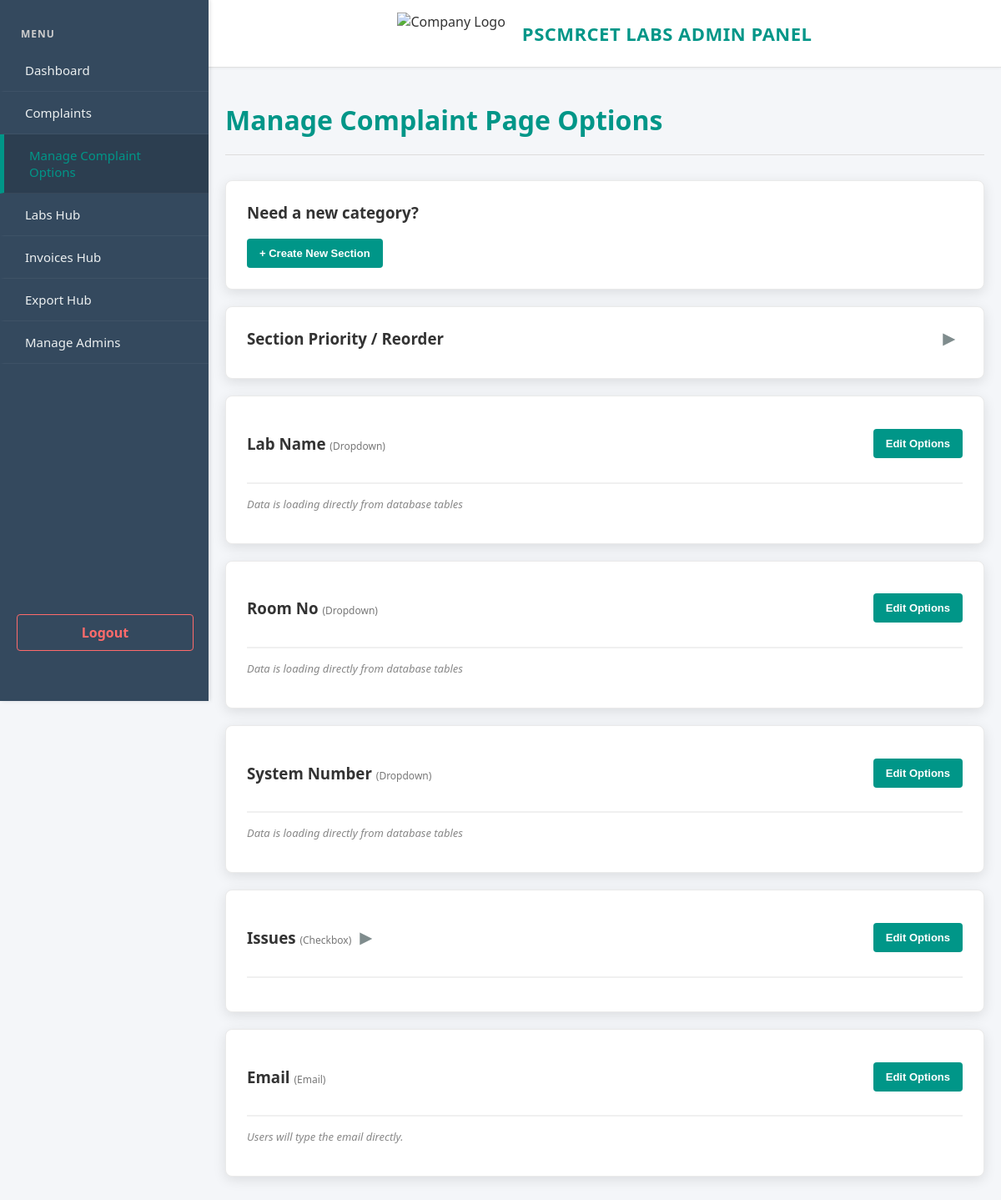
Page /manage_config.php (signed in) on the committed database.
### tables this page shows
CREATE TABLE `dynamic_sections` (
  `id` int(11) NOT NULL,
  `section_title` varchar(255) NOT NULL,
  `column_name` varchar(255) NOT NULL,
  `input_type` varchar(50) NOT NULL,
  `display_order` int(11) DEFAULT 0,
  `is_unique` tinyint(1) DEFAULT 0,
  `created_at` timestamp NOT NULL DEFAULT current_timestamp()
);

### manage_config.php (the view, shortened to what this page needs)
<?php
require 'auth_session.php';
$meta_table = "dynamic_sections";
include 'header.php';
?>
<h1><strong>Manage Complaint Page Options</strong></h1>
<hr>
<div class="create-section-box">
    <h3 style="margin-top:0;">Need a new category?</h3>
    <button class="btn-toggle" onclick="toggle('new_sec_form_config')">+ Create New Section</button>
</div>
<div class="priority-box">
    <div style="display:flex; justify-content:space-between; align-items:center; margin-bottom:10px;">
        <h3 style="margin:0;">Section Priority / Reorder</h3>
        <button class="btn-arrow" onclick="toggleList('prio_list_config', this)">&#9654;</button>
    </div>
        <?php
        $all_secs = [];
        $res = mysqli_query($conn, "SELECT * FROM $meta_table ORDER BY display_order ASC");
        while($row = mysqli_fetch_assoc($res)) { $all_secs[] = $row; }
        ?>
</div>
<div class="row">
    <?php foreach($all_secs as $sec) {
        $title = $sec['section_title']; $col = $sec['column_name'];
        $sid = $sec['id']; $table = $col; $type = $sec['input_type'];
        $act_id="act_$sid"; $ren_id="ren_$sid"; $add_id="add_$sid"; $list_id="list_$sid";
        $is_external_data = in_array($col, ['lab_name', 'system_number', 'room_no', 'room_number']);
    ?>
        <div class="column">
            <div class="header-row">
                <div style="display:flex; align-items:center;">
                    <h3><?php echo $title; ?> <span style="font-size:12px; color:#777; font-weight:normal;">(<?php echo ucfirst($type); ?>)</span></h3>
                    <?php if ($type != 'email' && !$is_external_data): ?>
                        <button class="btn-arrow" onclick="toggleList('<?php echo $list_id; ?>', this)">&#9654;</button>
                    <?php endif; ?>
                </div>
                <button class="btn-edit-trigger" onclick="toggleFlex('<?php echo $act_id; ?>')">Edit Options</button>
            </div>
            <?php if ($type != 'email'): ?>
                <?php if ($is_external_data): ?>
                    <p style="font-size:13px; color:#888; font-style:italic;">Data is loading directly from database tables</p>
                <?php endif; ?>
            <?php else: ?>
                <p style="font-size:13px; color:#888; font-style:italic;">Users will type the email directly.</p>
            <?php endif; ?>
        </div>
    <?php } ?>
</div>
</div>
</body>
</html>

### header.php (style rules this page uses)
:root { --primary: #009688; --primary-dark: #00796b; --bg-body: #f4f6f9; --text-color: #333; --danger: #e74c3c; --success: #27ae60; --card-shadow: 0 4px 15px rgba(0,0,0,0.1); --border-radius: 8px; }
body { font-family: 'Segoe UI', Tahoma, Geneva, Verdana, sans-serif; margin: 0; padding: 0; background-color: var(--bg-body); color: var(--text-color); overflow-x: auto; overflow-y: auto; }
h1 { color: var(--primary); font-weight: 300; margin-bottom: 20px; }
hr { border: 0; height: 1px; background: #ddd; margin-bottom: 30px; }
.column, .priority-box, .create-section-box, .admin-card, .form-card { background: white; padding: 25px; margin-bottom: 20px; border-radius: var(--border-radius); box-shadow: var(--card-shadow); border: 1px solid #eaeaea; width: 100%; box-sizing: border-box; }
button, input[type="submit"], .btn-toggle, .btn-add, .btn-cancel, .btn-delete, .btn-safety-toggle, .btn-edit-trigger, .btn-show { border: none; border-radius: 4px; cursor: pointer; font-size: 13px; font-weight: 600; padding: 10px 15px; transition: background 0.3s; }
.btn-toggle, .btn-add, .btn-edit-trigger { background-color: var(--primary); color: white; }
.btn-arrow { background: none; border: none; font-size: 18px; color: #7f8c8d; padding: 0 10px; cursor: pointer; }
.header-row { display: flex; justify-content: space-between; align-items: center; border-bottom: 2px solid #f0f0f0; padding-bottom: 15px; margin-bottom: 15px; }

### rows in the picture
dynamic_sections: section_title "Lab Name", input_type "Dropdown", shows "Data is loading directly from database tables"
dynamic_sections: section_title "Room No", input_type "Dropdown", shows "Data is loading directly from database tables"
dynamic_sections: section_title "System Number", input_type "Dropdown", shows "Data is loading directly from database tables"
dynamic_sections: section_title "Issues", input_type "Checkbox"
dynamic_sections: section_title "Email", input_type "Email", shows "Users will type the email directly."
